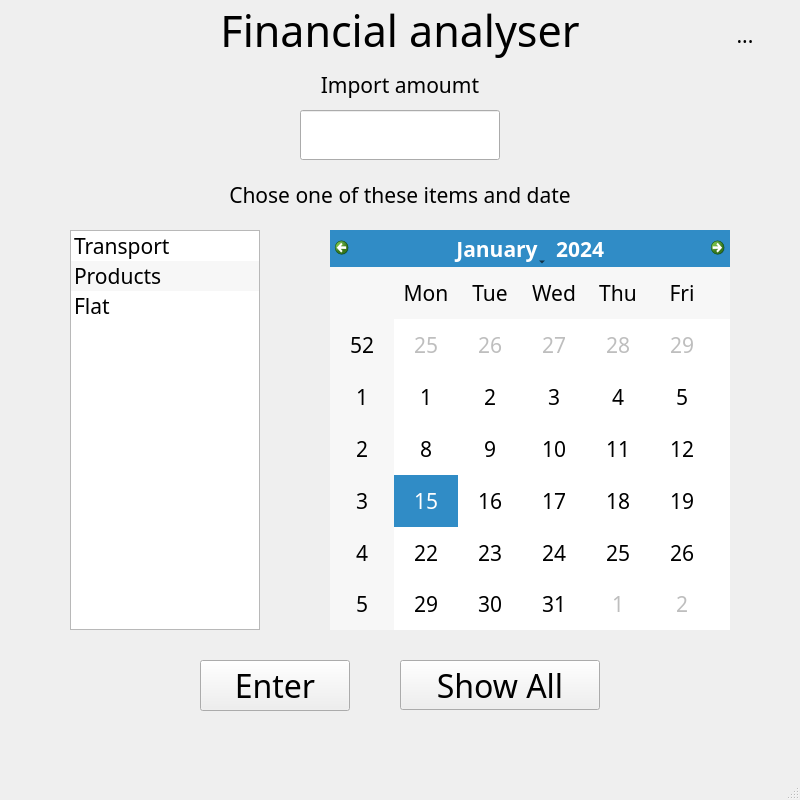
<?xml version="1.0" encoding="UTF-8"?>
<ui version="4.0">
 <class>MainWindow</class>
 <widget class="QMainWindow" name="MainWindow">
  <property name="geometry">
   <rect>
    <x>0</x>
    <y>0</y>
    <width>800</width>
    <height>800</height>
   </rect>
  </property>
  <property name="font">
   <font>
    <family>Segoe Print</family>
    <pointsize>16</pointsize>
   </font>
  </property>
  <property name="cursor">
   <cursorShape>ArrowCursor</cursorShape>
  </property>
  <property name="windowTitle">
   <string>MainWindow</string>
  </property>
  <property name="iconSize">
   <size>
    <width>800</width>
    <height>800</height>
   </size>
  </property>
  <property name="dockOptions">
   <set>QMainWindow::AllowTabbedDocks|QMainWindow::AnimatedDocks</set>
  </property>
  <widget class="QWidget" name="centralwidget">
   <widget class="QLabel" name="label">
    <property name="enabled">
     <bool>true</bool>
    </property>
    <property name="geometry">
     <rect>
      <x>0</x>
      <y>0</y>
      <width>800</width>
      <height>60</height>
     </rect>
    </property>
    <property name="font">
     <font>
      <pointsize>32</pointsize>
     </font>
    </property>
    <property name="text">
     <string>Financial analyser</string>
    </property>
    <property name="textFormat">
     <enum>Qt::PlainText</enum>
    </property>
    <property name="alignment">
     <set>Qt::AlignCenter</set>
    </property>
   </widget>
   <widget class="QLabel" name="label_2">
    <property name="geometry">
     <rect>
      <x>0</x>
      <y>60</y>
      <width>800</width>
      <height>50</height>
     </rect>
    </property>
    <property name="font">
     <font>
      <pointsize>16</pointsize>
     </font>
    </property>
    <property name="text">
     <string>Import amoumt</string>
    </property>
    <property name="alignment">
     <set>Qt::AlignCenter</set>
    </property>
   </widget>
   <widget class="QLabel" name="label_3">
    <property name="geometry">
     <rect>
      <x>0</x>
      <y>170</y>
      <width>800</width>
      <height>50</height>
     </rect>
    </property>
    <property name="font">
     <font>
      <pointsize>16</pointsize>
     </font>
    </property>
    <property name="text">
     <string>Chose one of these items and date</string>
    </property>
    <property name="alignment">
     <set>Qt::AlignCenter</set>
    </property>
   </widget>
   <widget class="QPushButton" name="pushButton">
    <property name="geometry">
     <rect>
      <x>200</x>
      <y>660</y>
      <width>150</width>
      <height>51</height>
     </rect>
    </property>
    <property name="font">
     <font>
      <pointsize>24</pointsize>
     </font>
    </property>
    <property name="text">
     <string>Enter</string>
    </property>
   </widget>
   <widget class="QLineEdit" name="lineEdit">
    <property name="geometry">
     <rect>
      <x>300</x>
      <y>110</y>
      <width>200</width>
      <height>50</height>
     </rect>
    </property>
    <property name="font">
     <font>
      <pointsize>16</pointsize>
     </font>
    </property>
    <property name="alignment">
     <set>Qt::AlignCenter</set>
    </property>
   </widget>
   <widget class="QListWidget" name="listWidget">
    <property name="enabled">
     <bool>true</bool>
    </property>
    <property name="geometry">
     <rect>
      <x>70</x>
      <y>230</y>
      <width>190</width>
      <height>400</height>
     </rect>
    </property>
    <property name="minimumSize">
     <size>
      <width>101</width>
      <height>0</height>
     </size>
    </property>
    <property name="font">
     <font>
      <family>Segoe Print</family>
      <pointsize>16</pointsize>
     </font>
    </property>
    <property name="layoutDirection">
     <enum>Qt::LeftToRight</enum>
    </property>
    <property name="frameShape">
     <enum>QFrame::StyledPanel</enum>
    </property>
    <property name="frameShadow">
     <enum>QFrame::Plain</enum>
    </property>
    <property name="alternatingRowColors">
     <bool>true</bool>
    </property>
    <property name="horizontalScrollMode">
     <enum>QAbstractItemView::ScrollPerItem</enum>
    </property>
    <property name="layoutMode">
     <enum>QListView::SinglePass</enum>
    </property>
    <property name="currentRow">
     <number>-1</number>
    </property>
    <item>
     <property name="text">
      <string>Transport</string>
     </property>
    </item>
    <item>
     <property name="text">
      <string>Products</string>
     </property>
    </item>
    <item>
     <property name="text">
      <string>Flat</string>
     </property>
    </item>
   </widget>
   <widget class="QCalendarWidget" name="calendarWidget">
    <property name="geometry">
     <rect>
      <x>330</x>
      <y>230</y>
      <width>400</width>
      <height>400</height>
     </rect>
    </property>
    <property name="font">
     <font>
      <pointsize>16</pointsize>
     </font>
    </property>
   </widget>
   <widget class="QPushButton" name="pushButton_2">
    <property name="geometry">
     <rect>
      <x>400</x>
      <y>660</y>
      <width>200</width>
      <height>50</height>
     </rect>
    </property>
    <property name="font">
     <font>
      <pointsize>24</pointsize>
      <weight>50</weight>
      <bold>false</bold>
     </font>
    </property>
    <property name="text">
     <string>Show All</string>
    </property>
   </widget>
   <widget class="QToolButton" name="toolButton">
    <property name="geometry">
     <rect>
      <x>720</x>
      <y>10</y>
      <width>50</width>
      <height>50</height>
     </rect>
    </property>
    <property name="autoFillBackground">
     <bool>true</bool>
    </property>
    <property name="text">
     <string>...</string>
    </property>
    <property name="icon">
     <iconset>
      <normaloff>tool.png</normaloff>tool.png</iconset>
    </property>
    <property name="iconSize">
     <size>
      <width>50</width>
      <height>50</height>
     </size>
    </property>
    <property name="shortcut">
     <string notr="true"/>
    </property>
    <property name="autoRepeat">
     <bool>false</bool>
    </property>
    <property name="popupMode">
     <enum>QToolButton::InstantPopup</enum>
    </property>
    <property name="autoRaise">
     <bool>true</bool>
    </property>
   </widget>
   <zorder>listWidget</zorder>
   <zorder>label</zorder>
   <zorder>label_2</zorder>
   <zorder>label_3</zorder>
   <zorder>pushButton</zorder>
   <zorder>lineEdit</zorder>
   <zorder>calendarWidget</zorder>
   <zorder>pushButton_2</zorder>
   <zorder>toolButton</zorder>
  </widget>
  <widget class="QMenuBar" name="menubar">
   <property name="geometry">
    <rect>
     <x>0</x>
     <y>0</y>
     <width>800</width>
     <height>34</height>
    </rect>
   </property>
  </widget>
  <widget class="QStatusBar" name="statusbar"/>
 </widget>
 <resources/>
 <connections/>
</ui>
